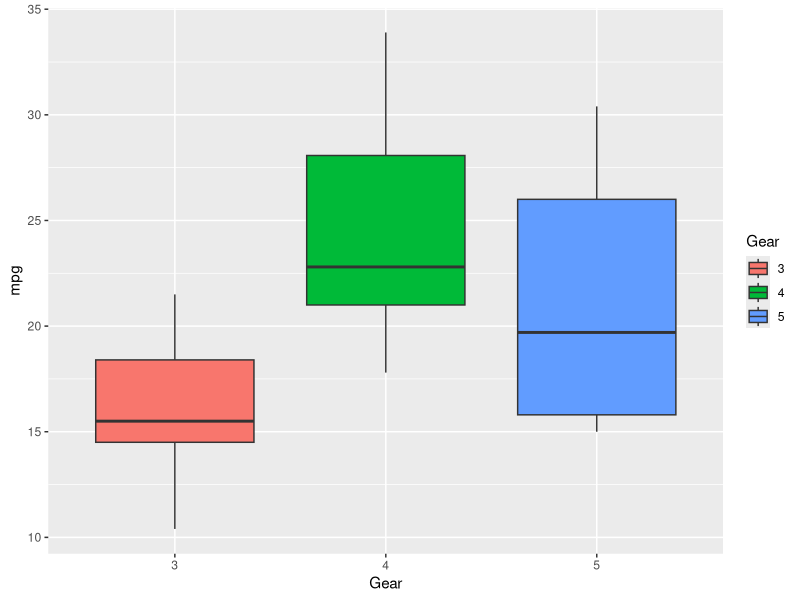
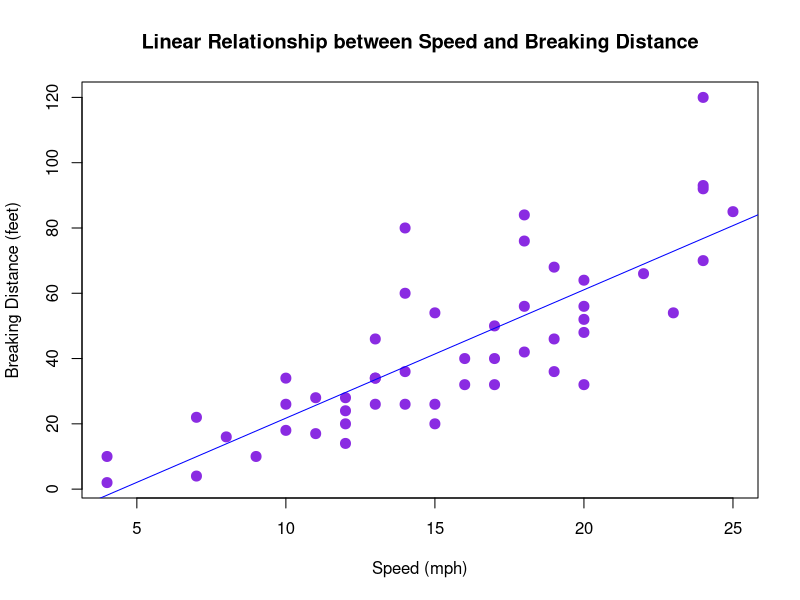
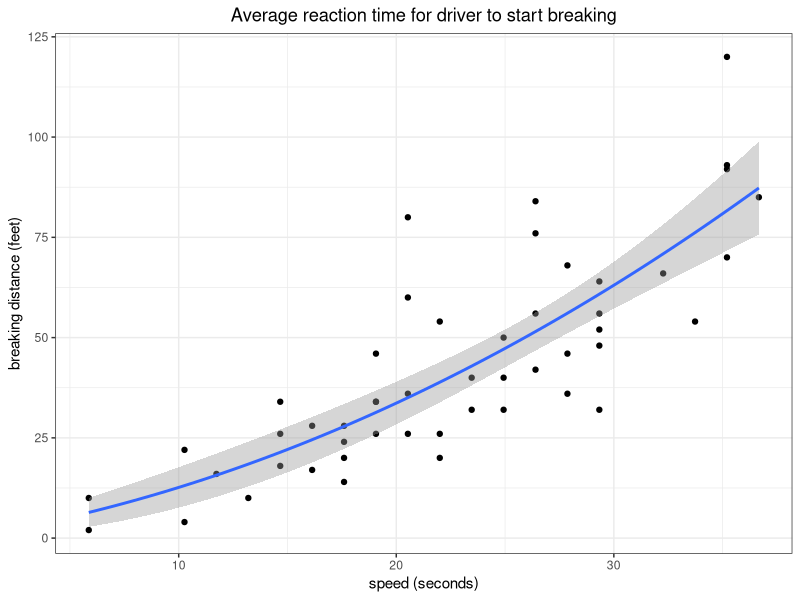

R code for these plots, in order:
## ---- chunk 1
knitr::opts_chunk$set(echo = TRUE)
## ---- chunk 2
sum(5:55)
## ---- chunk 3
sumfun <- function(n) {
  sum(5:n)
}

sumfun(10)
sumfun(20)
sumfun(100)
## ---- chunk 4
Fibonacci <- numeric(12)
Fibonacci[1] <- Fibonacci[2] <- 1
for (i in 3:12) { Fibonacci[i] <- Fibonacci[i - 2] + Fibonacci[i - 1]}

print("First 12 Fibonacci numbers are:")
print(Fibonacci)
## ---- chunk 5
library(ggplot2)
Gear <- as.factor((mtcars[,10]))

ggplot(mtcars, aes(x=Gear, y=mpg, fill=Gear)) + geom_boxplot() 

## ---- chunk 6
distance <- lm(dist~speed, data = cars)
summary(distance)
## ---- chunk 7
plot(x = cars$speed,                          
     y = cars$dist,
     col="blueviolet",
     pch=20,
     cex=2.0,
     xlab = "Speed (mph)",
     ylab = "Breaking Distance (feet)",
     main = "Linear Relationship between Speed and Breaking Distance")
abline(a = -17.5791, b = 3.9324, col="blue")
## ---- chunk 8
library(ggplot2)
data(cars)
new_speed <- cars$speed * (5280/3600)
lm_1 <- lm(dist ~ 0 + new_speed + I(new_speed^2), cars)

summary(lm_1)
## ---- chunk 9
y <- cars$dist
x <- cars$new_speed

ggplot(cars, aes(new_speed,dist)) + geom_point() + geom_smooth(method="lm", formula="y~0+x+I(x^2)") + labs(title= "Average reaction time for driver to start breaking", x="speed (seconds)", y="breaking distance (feet)") + theme_bw() + theme(plot.title = element_text(hjust=0.5))

